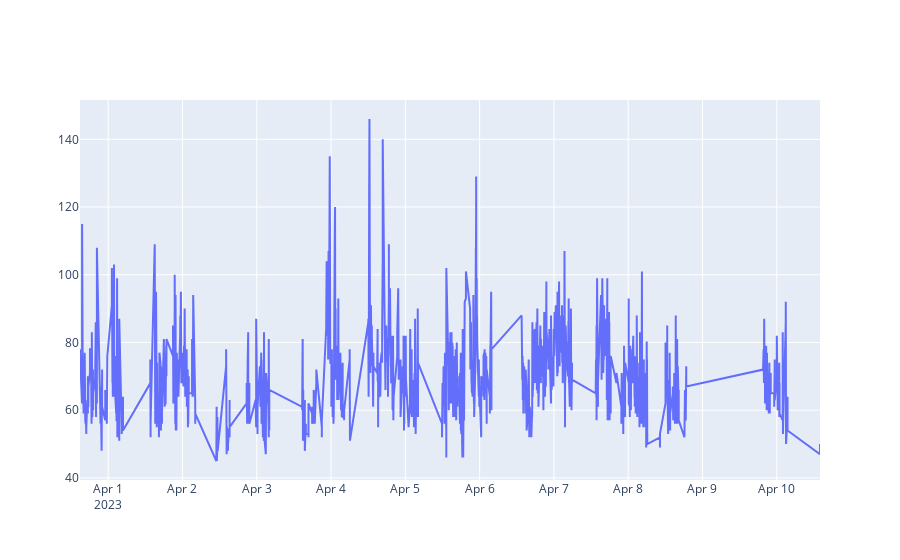

Notebook cell for this chart:
### Code cell
from plotly.subplots import make_subplots
import plotly.graph_objects as go


fig = go.Figure()
fig.add_trace(go.Scatter(x=df_hr['timestamp'], y=df_hr['bpm'], name='resting_heart_rate'))

### Figure 1 — Plotly figure (JSON) as saved in the notebook; plotly's stock layout.template omitted (floating-point values rounded to 4 significant figures; data arrays with more than 128 entries replaced by an {"elided": "..."} marker saying what was removed)
{"data": [{"name": "resting_heart_rate", "type": "scatter", "x": {"elided": "1906 str values"}, "y": {"elided": "1906 int values"}}], "layout": {}}
